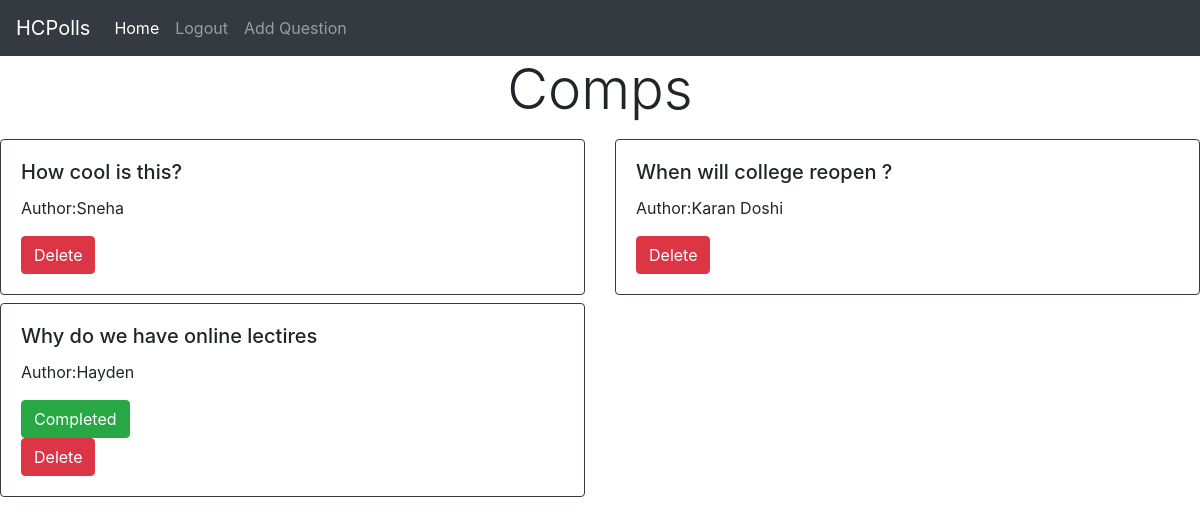
/pollView/7 (signed in), run on an earlier commit of the app's database.
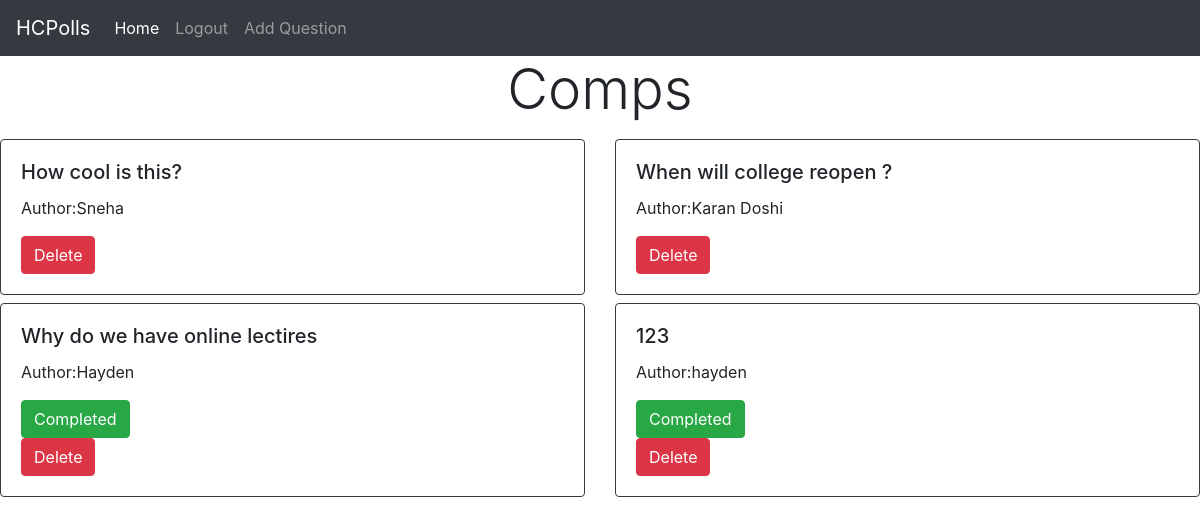
And on a later commit of the database.
### polls/models.py (models this page shows, shortened)
class Question(models.Model):
    poll = models.ForeignKey(
        Polls, on_delete=models.CASCADE, null=True)
    QuestionText = models.CharField(max_length=100)
    Completed = models.BooleanField(default=False)
    User = models.ForeignKey(
        UserModel, on_delete=models.CASCADE)

class UserModel(models.Model):
    Ip = models.CharField(max_length=100, null=True)
    Name = models.CharField(max_length=100)
    CurrentPoll = models.ForeignKey(
        Polls, on_delete=models.CASCADE)

### polls/views.py (the view, shortened to what this page needs)
# urls.py: path('pollView/<str:pk>', views.pollView, name='pollView'),
def pollView(request, pk):
    if request.user.is_authenticated:
        Title = Polls.objects.get(id=pk)
        AllActive = Question.objects.filter(poll=Title)
        context = {
            'PollId': Title.id,
            'Title': Title.Title,
            'AllActive': AllActive
        }
        return render(request, 'polls/InpollAdmin.html', context)

### polls/templates/polls/InpollAdmin.html (shortened to what this page needs)
<!DOCTYPE html>
<html lang="en">
  <head>
    <link
      rel="stylesheet"
      href="https://stackpath.bootstrapcdn.com/bootstrap/4.3.1/css/bootstrap.min.css"
    />
  </head>
  <body>
    <nav class="navbar navbar-expand-lg navbar-dark bg-dark">
      <a class="navbar-brand" href="#">HCPolls</a>
      <div class="collapse navbar-collapse" id="navbarNav">
        <ul class="navbar-nav">
          <li class="nav-item active">
            <a class="nav-link" href="#"
              >Home <span class="sr-only">(current)</span></a
            >
          </li>
          {% if user.is_authenticated %}
          <li class="nav-item">
            <a
              class="nav-link"
              href="javascript:{}"
              onclick="document.getElementById('logoutForm').submit();"
              >Logout</a
            >
          </li>
          {% endif %}
          <li class="nav-item">
            <a
              class="nav-link"
              href="#"
              data-toggle="modal"
              data-target="#AddQuestionModal"
              >Add Question</a
            >
          </li>
        </ul>
      </div>
    </nav>
    <h1 class="display-4" align="center">
        {{Title}}
      </h1>
    {% for i in AllActive %}
    {% if forloop.counter0|divisibleby:"2" %}
    <div class="row">
      {% endif %}
      <div class="col-sm-6 mt-2">
        <div class="card border-dark">
          <div class="card-body">
            <h5 class="card-title" >{{i.QuestionText}}</h5>
            <p class="card-text">
                Author:{{i.User.Name}}
              </p>
            {% if i.Completed %}
            {% else %}
            <form action="{% url 'CompleteQuestion' i.id PollId %}">
                <button type="submit" class="btn btn-success">Completed</button>
            </form>
            {% endif %}
            <form action="{% url 'DeleteQuestion' i.id PollId %}">
                <button type="submit" class="btn btn-danger">Delete</button>
            </form>
          </div>
        </div>
      </div>
      {% if forloop.counter0|divisibleby:"2" %} {% else %}
    </div>
    {% endif %} {% endfor %}
  </body>
  <link
    rel="stylesheet"
    href="https://cdnjs.cloudflare.com/ajax/libs/font-awesome/4.7.0/css/font-awesome.min.css"
  />
</html>

What changed in the data, as far as the page shows it:
added Question: QuestionText "123", User.Name "hayden", Completed "Completed"
